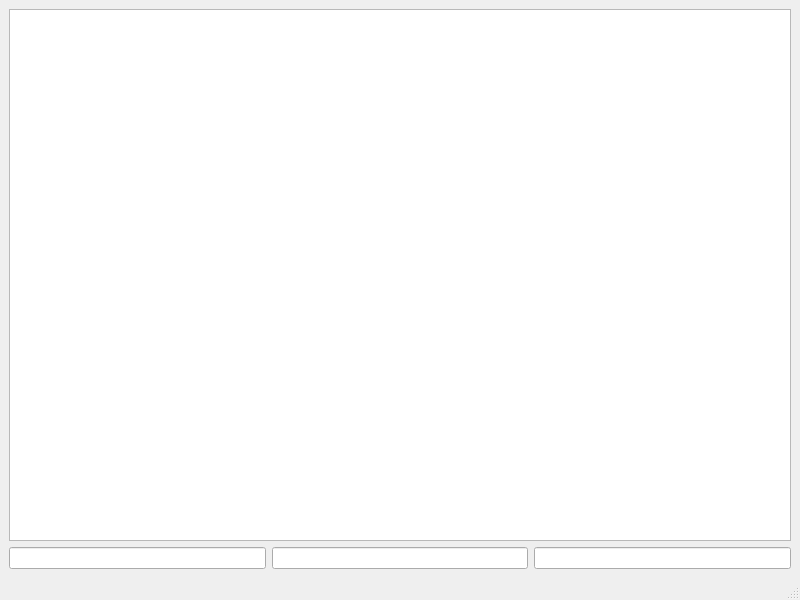
<?xml version="1.0" encoding="UTF-8"?>
<ui version="4.0">
 <class>MainWindow</class>
 <widget class="QMainWindow" name="MainWindow">
  <property name="geometry">
   <rect>
    <x>0</x>
    <y>0</y>
    <width>800</width>
    <height>600</height>
   </rect>
  </property>
  <property name="windowTitle">
   <string>MainWindow</string>
  </property>
  <widget class="QWidget" name="centralwidget">
   <layout class="QVBoxLayout" name="verticalLayout">
    <item>
     <widget class="QTableView" name="tableView"/>
    </item>
    <item>
     <layout class="QHBoxLayout" name="horizontalLayout">
      <item>
       <widget class="QLineEdit" name="lineEdit1"/>
      </item>
      <item>
       <widget class="QLineEdit" name="lineEdit2"/>
      </item>
      <item>
       <widget class="QLineEdit" name="lineEdit3"/>
      </item>
     </layout>
    </item>
   </layout>
  </widget>
  <widget class="QMenuBar" name="menubar">
   <property name="geometry">
    <rect>
     <x>0</x>
     <y>0</y>
     <width>800</width>
     <height>22</height>
    </rect>
   </property>
  </widget>
  <widget class="QStatusBar" name="statusbar"/>
 </widget>
 <resources/>
 <connections/>
</ui>
